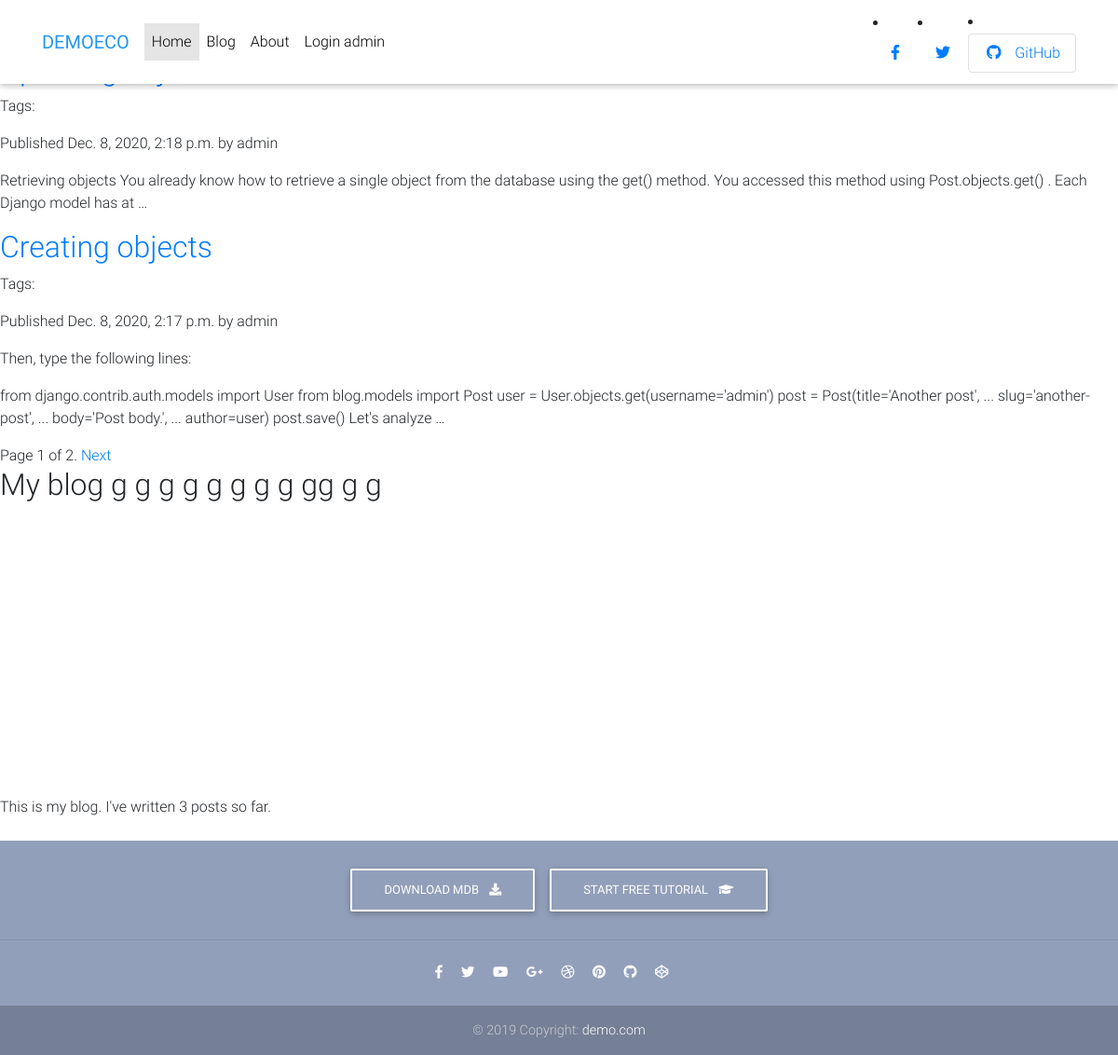
The page /blog/ on the database as committed earlier.
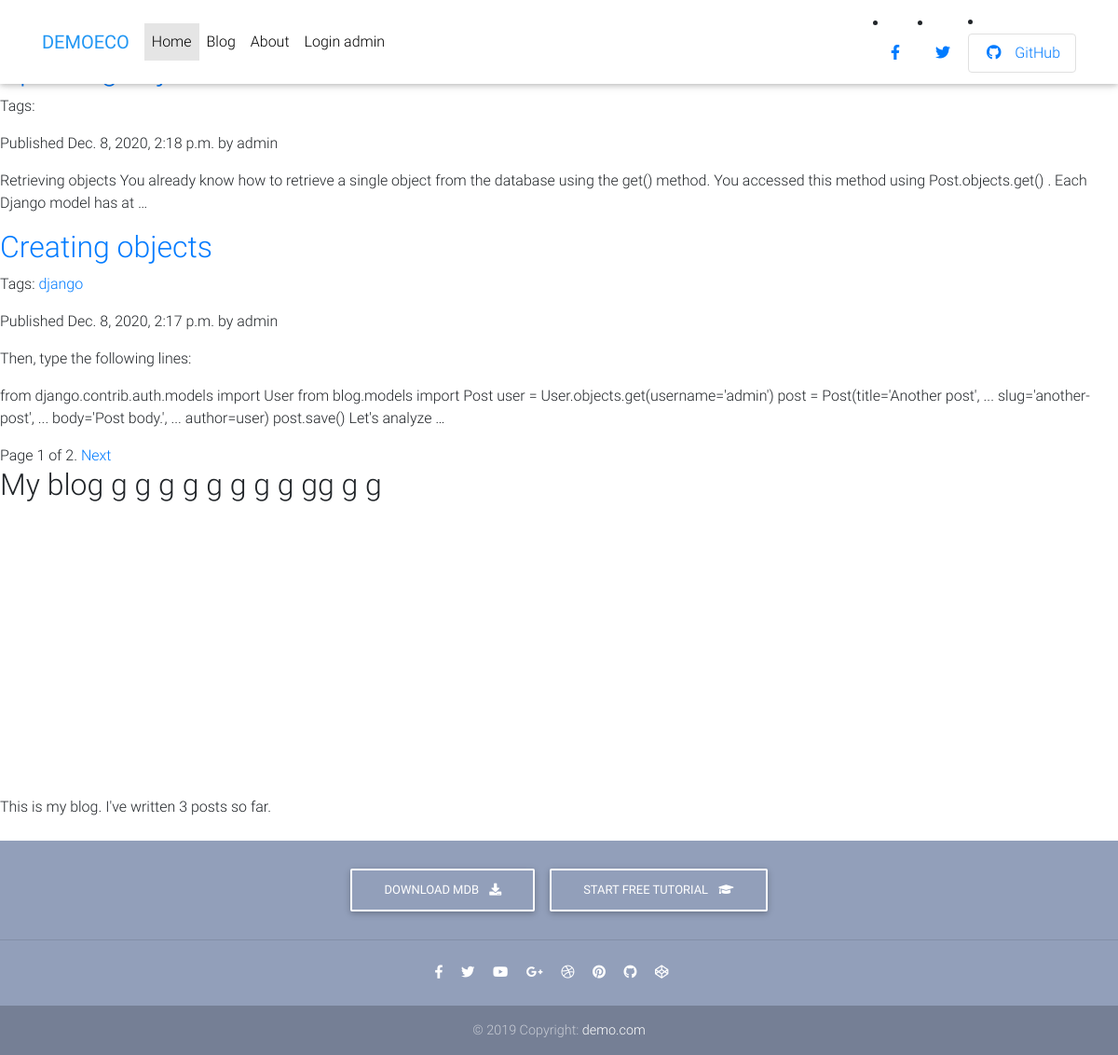
The same page on the database as committed later.
### blog/models.py (models this page shows, shortened)
class Post(models.Model):
    tags = TaggableManager()
    objects = models.Manager()  # The default manager.
    published = PublishedManager()  # Our custom manager.
    STATUS_CHOICES = (
        ('draft', 'Draft'),
        ('published', 'Published'),
    )
    title = models.CharField(max_length=250)
    slug = models.SlugField(max_length=250,
                            unique_for_date='publish')
    author = models.ForeignKey(User,
                               on_delete=models.CASCADE,
                               related_name='blog_posts')
    body = models.TextField()
    publish = models.DateTimeField(default=timezone.now)
    created = models.DateTimeField(auto_now_add=True)
    updated = models.DateTimeField(auto_now=True)
    status = models.CharField(max_length=10,
                              choices=STATUS_CHOICES,
                              default='draft')
    class Meta:
        ordering = ('-publish',)
    def get_absolute_url(self):
        return reverse('post-detail', kwargs={'pk': self.pk})

### blog/views.py (the view)
# urls.py: path('blog/', views.post_list, name='post_list'),
def post_list(request , tag_slug=None):
    object_list=Post.published.all()
    tag=None
    if tag_slug:
        tag=get_object_or_404(Tag,slug=tag_slug)
        object_list=object_list.filter(tags__in=[tag])
    paginator=Paginator(object_list, 2)  # 3 posts in each page
    page=request.GET.get('page')
    try:
        posts=paginator.page(page)
    except PageNotAnInteger:
        posts=paginator.page(1)
    except EmptyPage:
        posts=paginator.page(paginator.num_pages)
    return render(request,
                  'list.html',
                  {'posts': posts,
                   'page': page,
                   'tag': tag})

### blog/models.py (called while the page is built)
    def get_queryset(self):
        return super(PublishedManager,
                     self).get_queryset()\
            .filter(status='published')

### blog/templatetags/blog_tags.py (called while the page is built)
@register.filter(name='markdown')
def markdown_fromat(text):
    return mark_safe(markdown.markdown(text))

@register.simple_tag
def total_posts():
    return Post.published.count()

@register.inclusion_tag('latest_posts.html')
def show_latest_posts(count=3):
    latest_posts = Post.published.order_by('-publish')[:count]
    return {'latest_posts': latest_posts}

### templates/list.html (shortened to what this page needs)
{% extends "base.html" %}
{% load blog_tags %}
{%block content %}
<h1>MyBlog</h1>
{% for post in posts %}
<h2>
  <a href="{{ post.get_absolute_url }}">{{ post.title }} </a>
</h2>
<p class="tags">
  Tags:
  {% for tag in post.tags.all %}
  <a href="{% url "post_list_by_tag" tag.slug %}">
  {{ tag.name }}
  </a>
  {% endfor %}
  </p>
<p class="date">Published {{ post.publish }} by {{ post.author }}</p>
{{ post.body|markdown|truncatewords_html:30 }}
{% endfor %}
 {% include "pagination.html" with page=posts %}  {% endblock %}

### templates/base.html (shortened to what this page needs)
{% load static %}
{% load blog_tags %}
<!DOCTYPE html>
<html lang="en">
  {% include "head.html" %}
  {% include "navbar.html" %}
  <body>
    {% block content %}
    {% endblock %}
  <div id="sidebar">
  <h2>My blog
    g
    g
    g
    g
    g
    g
    g
    g
    gg
    g
    g<br><br><br><br><br><br><br><br><br>
  </h2>
  <p>This is my blog. I've written {% total_posts %} posts so far.</
  p>
  </div>
       {% include "footer.html" %}
  </body>
</html>

### templates/head.html (shortened to what this page needs)
{% load static %}
<head>
  <link
    rel="stylesheet"
    href="https://use.fontawesome.com/releases/v5.11.2/css/all.css"
  />
  <link href="{% static 'css/bootstrap.min.css'%}" rel="stylesheet" />
  <link href="{% static 'css/mdb.min.css'%}" rel="stylesheet" />
  <link href="{% static 'css/style.min.css'%}" rel="stylesheet" />
</head>

### templates/navbar.html (shortened to what this page needs)
{% load static  %}
    <nav class="navbar fixed-top navbar-expand-lg navbar-light white scrolling-navbar">
        <div class="container">
          <a class="navbar-brand waves-effect" href="https://mdbootstrap.com/docs/jquery/" target="_blank">
            <strong class="blue-text">DEMOECO</strong>
          </a>
          <div class="collapse navbar-collapse" id="navbarSupportedContent">
            <ul class="navbar-nav mr-auto">
              <li class="nav-item active">
                <a class="nav-link waves-effect" href="{% url 'home' %}">Home
                </a>
              </li>
              <li class="nav-item">
                <a class="nav-link waves-effect" href="{% url 'post_list' %}" >Blog</a>
              </li>
              <li class="nav-item">
                <a class="nav-link waves-effect" href="{% url 'about' %}">About</a>
              </li>
              <li class="nav-item">
                <a class="nav-link waves-effect" href="http://127.0.0.1:8000/admin">Login admin</a>
              </li>
            </ul>
              <li class="nav-item">
                <a href="https://www.facebook.com/mrpal39" class="nav-link waves-effect" target="_blank">
                  <i class="fab fa-facebook-f"></i>
                </a>
              </li>
              <li class="nav-item">
                <a href="https://twitter.com/mrpal39" class="nav-link waves-effect" target="_blank">
                  <i class="fab fa-twitter"></i>
                </a>
              </li>
              <li class="nav-item">
                <a href="https://github.com/mrpal39" class="nav-link border border-light rounded waves-effect"
                  target="_blank">
                  <i class="fab fa-github mr-2"></i> GitHub
                </a>
              </li>
          </div>
        </div>
      </nav>

### templates/pagination.html (shortened to what this page needs)
<div class="pagination">
    <span class="step-links">
    <span class="current">
    Page {{ page.number }} of {{ page.paginator.num_pages }}.
    </span>
    {% if page.has_next %}
    <a href="?page={{ page.next_page_number }}">Next</a>
    {% endif %}
    </span>
    </div>

### templates/latest_posts.html (shortened to what this page needs)
{% load blog_tags %}

### templates/script.html (shortened to what this page needs)
{% load static %}

### templates/footer.html
{% load static  %}
<footer class="page-footer text-center font-small mt-4 wow fadeIn">
    <div class="pt-4">
      <a class="btn btn-outline-white" href="https://mdbootstrap.com/docs/jquery/getting-started/download/" target="_blank"
        role="button">Download MDB
        <i class="fas fa-download ml-2"></i>
      </a>
      <a class="btn btn-outline-white" href="https://mdbootstrap.com/education/bootstrap/" target="_blank" role="button">Start
        free tutorial
        <i class="fas fa-graduation-cap ml-2"></i>
      </a>
    </div>
    <hr class="my-4">
    <div class="pb-4">
      <a href="https://www.facebook.com/mdbootstrap" target="_blank">
        <i class="fab fa-facebook-f mr-3"></i>
      </a>
      <a href="https://twitter.com/MDBootstrap" target="_blank">
        <i class="fab fa-twitter mr-3"></i>
      </a>
      <a href="https://www.youtube.com/watch?v=7MUISDJ5ZZ4" target="_blank">
        <i class="fab fa-youtube mr-3"></i>
      </a>
      <a href="https://plus.google.com/u/0/b/107863090883699620484" target="_blank">
        <i class="fab fa-google-plus-g mr-3"></i>
      </a>
      <a href="https://dribbble.com/mdbootstrap" target="_blank">
        <i class="fab fa-dribbble mr-3"></i>
      </a>
      <a href="https://pinterest.com/mdbootstrap" target="_blank">
        <i class="fab fa-pinterest mr-3"></i>
      </a>
      <a href="https://github.com/mdbootstrap/bootstrap-material-design" target="_blank">
        <i class="fab fa-github mr-3"></i>
      </a>
      <a href="http://codepen.io/mdbootstrap/" target="_blank">
        <i class="fab fa-codepen mr-3"></i>
      </a>
    </div>
    <div class="footer-copyright py-3">
      © 2019 Copyright:
      <a href="#" target="_blank"> demo.com </a>
    </div>
  </footer>

### templates/head.html (style rules this page uses)
html, body, header, .carousel { height: 60vh; }

Rows that differ between the two databases and show on the page:
changed Post "Creating objects": gains Tag (name "django")
